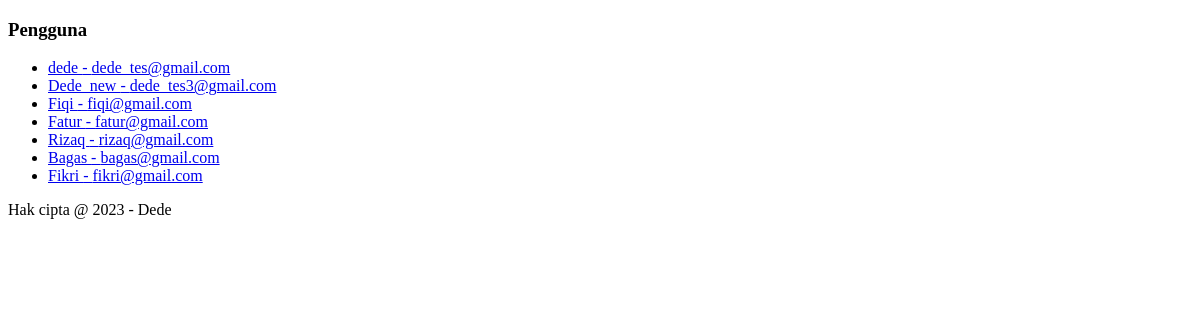
/allpengguna/, run on an earlier commit of the app's database.
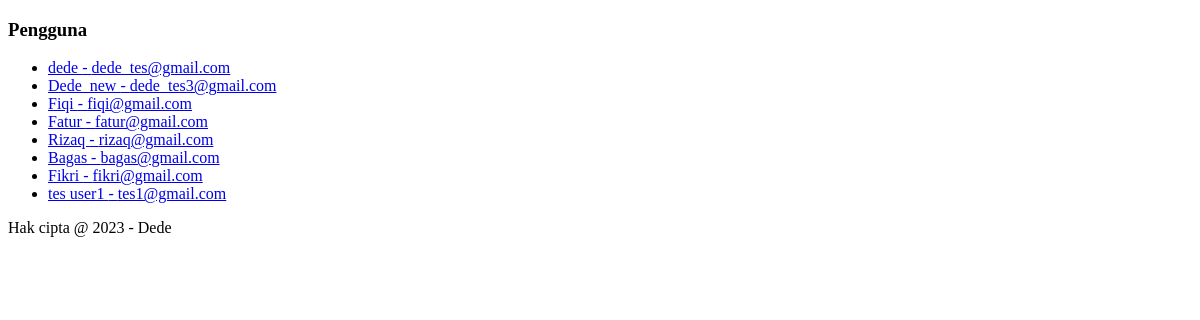
And on a later commit of the database.
### pengguna/models.py (models this page shows, shortened)
class Pengguna (models.Model):
    nama = models.CharField(max_length=50)
    alamat = models.CharField(max_length=200)
    email = models.CharField(max_length=100)
    telpon = models.IntegerField(null=True)
    class Meta:
        verbose_name_plural ="Pengguna"

### pengguna/views.py (the view)
# urls.py: path('allpengguna/', views.allPengguna, name='allpengguna'),
def allPengguna(request):
    data = Pengguna.objects.all().values()
    context = {
        'data_pengguna': data
    }
    template = loader.get_template('all_pengguna.html')
    return HttpResponse(template.render(context, request))

### pengguna/templates/all_pengguna.html (shortened to what this page needs)
{% extends "master.html" %}
{% block content %}
    <h3>Pengguna</h3>
    <ul>
        {% for p in data_pengguna %}
            <li><a href="detailpengguna/{{ p.id }}">{{ p.nama }} - {{ p.email }}</a></li>
        {% endfor %}
    </ul>
{% endblock %}

### pengguna/templates/footer.html
<footer>
    <div>
        <p>Hak cipta @ 2023 - {{ pemilik }}</p>
    </div>
</footer>

What changed in the data, as far as the page shows it:
added Pengguna: nama "tes user1", email "tes1@gmail.com"
